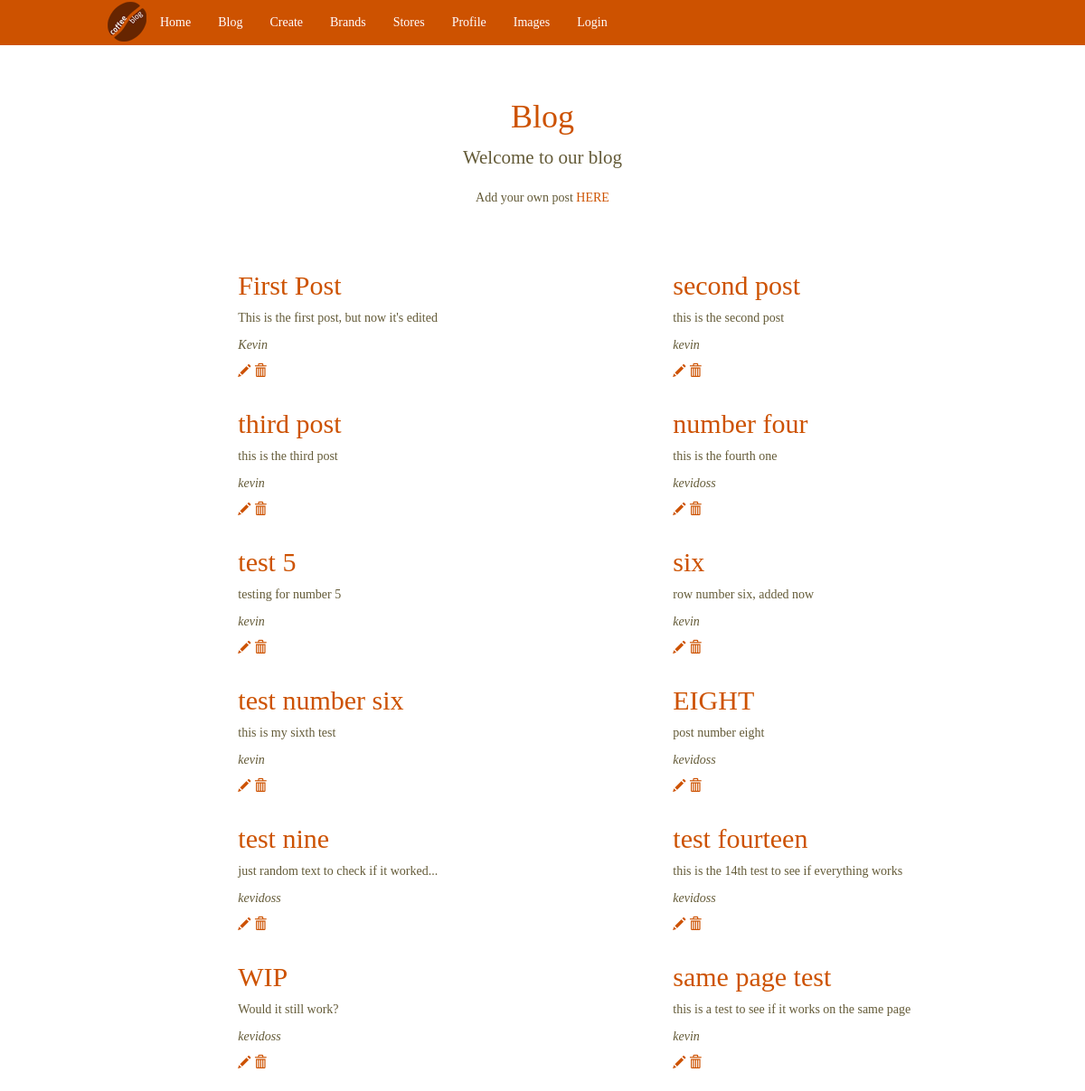
/posts.php, run on the app's committed database.
### tables this page shows
CREATE TABLE `post` (
  `id` int(11) NOT NULL,
  `titel` text NOT NULL,
  `bericht` text NOT NULL,
  `auteur` text NOT NULL,
  `tags` text NOT NULL
);

### posts.php (the view, shortened to what this page needs)
<?php include 'includes/header.php' ?>
<?php include 'includes/nav.php' ?>
    <div class="container">
      <div class="starter-template">
        <h1>Blog</h1>
        <p class="lead">Welcome to our blog</p>
        <p>Add your own post <a href="create.php">HERE</a> </p>
      </div>
      <div class="row">
        <div class="col-md-12">
    <?php
    $servername = "localhost";
    $username = "root";
    $password = "bitnami";
    $dbname = "blogdb";
    $conn = new mysqli($servername, $username, $password, $dbname);
    $sql = "SELECT id, titel, auteur, bericht, tags FROM post";
    $result = $conn->query($sql);
    if ($result->num_rows > 0) {
    while($row = $result->fetch_assoc()) {
        echo "<div class='col-md-6' style='padding-left: 15%;'>". "<h2><a href='post_detail.php?post_id={$row['id']}'>". $row["titel"]."</a></h2>". "<p>" . $row["bericht"]. "</p>" . "<p><i>" . $row["auteur"]. "</i></p>". "<p>" . "<a href='edit_post.php?edit_id={$row['id']}'>
         <span class='glyphicon glyphicon-pencil'></span>
        </a>". "<a href='posts.php?delete_id={$row['id']}'>
        <span class='glyphicon glyphicon-trash'></span>
       </a>" . "</p>" ."</div>";
    }
    } else {
       echo "0 results";
    }
    ?>
  </div>
   </div>
   </div>
<?php include 'includes/footer.php' ?>

### css/main.css (style rules this page uses)
* { font-family: "NeoSans"; }
body { padding-top: 50px; }
.starter-template { padding: 40px 15px; text-align: center; }
h1 { color: #cd5200; }
p { color: #645b38; }
.row { margin-bottom: 1%; }

### data on the page
post: titel "First Post", bericht "This is the first post, but now it's edited", auteur "Kevin"
post: titel "second post", bericht "this is the second post", auteur "kevin"
post: titel "third post", bericht "this is the third post", auteur "kevin"
post: titel "number four", bericht "this is the fourth one", auteur "kevidoss"
post: titel "test 5", bericht "testing for number 5", auteur "kevin"
post: titel "six", bericht "row number six, added now", auteur "kevin"
post: titel "test number six", bericht "this is my sixth test", auteur "kevin"
post: titel "EIGHT", bericht "post number eight", auteur "kevidoss"
post: titel "test nine", bericht "just random text to check if it worked...", auteur "kevidoss"
post: titel "test fourteen", bericht "this is the 14th test to see if everything works", auteur "kevidoss"
post: titel "WIP", bericht "Would it still work?", auteur "kevidoss"
post: titel "same page test", bericht "this is a test to see if it works on the same page", auteur "kevin"

### other printed values
$display "Home"
$display "Blog"
$display "Create"
$display "Brands"
$display "Stores"
$display "Profile"
$display "Images"
$display "Login"
